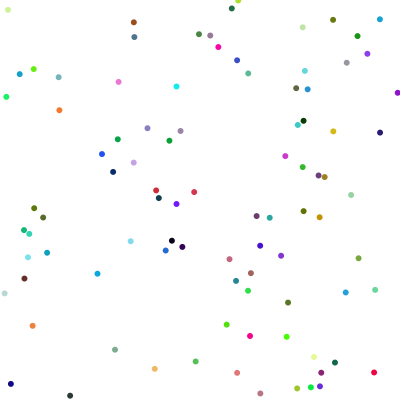
Frame 1 (no input)
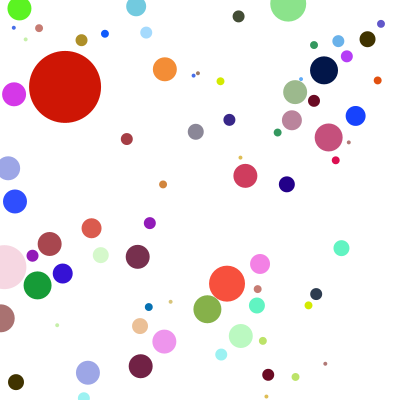
Frame 60 (the mouse pressed at the canvas centre just before this capture)
Frame 120 (the mouse held since frame 60 and released just before this capture): identical to frame 60, image omitted

The Processing sketch that drew these frames (run headless with seeded random() and noise(); from frame 60 on, the mouse is pressed at the canvas centre):

// Processing sketch: processing_170423
// ── processing_170423.pde


Ball[] allBalls = new Ball[100];
boolean isGrowing = true;

void setup() {
  size(400, 400);
  frameRate(30);
  smooth();
  noStroke();
  for (int i = 0; i < allBalls.length; i ++ ) { 
    allBalls[i] = new Ball(1);
  }
}

void draw() {
  background(255);
  for (int i = 0; i < allBalls.length; i++ ) {
    if (isGrowing == true) {
      allBalls[i].grow();
    }
  }
  //Collision Detection
  for (int j = 0; j < allBalls.length; j++ ) { // Initialize each Car using a for loop.
    for (int z = 0; z < allBalls.length; z++) {
      if (j!=z) {
        if (allBalls[j].intersect(allBalls[z])) {
          color c = color(random(255), random(255), random(255));
          allBalls[j].resetMe(c);
          allBalls[z].resetMe(c);
        }
      }
    }
  }

  for (int k = 0; k < allBalls.length; k++ ) { 
    allBalls[k].display();
  }
}
void mousePressed(){
    if(isGrowing == true){
      isGrowing = false;
    }
    else{
      isGrowing = true; 
    }
  }
class Ball {

  float r; // radius
  float x, y;
  color c = color(random(255),random(255),random(255));
  
  // Constructor
  Ball(float tempR) {
    r = tempR;
    x = random(width);
    y = random(height);
  }

  void grow() {
      r+=2;
  }

  void resetMe(color c_) { 
    c = c_;
    r = 0;
    x = random(width);
    y = random(height);
  }

  // Draw the ball
  void display() {
    noStroke();
    fill(c);
    ellipse(x, y, r*2, r*2);
  }


  boolean intersect(Ball b) {

    // Objects can be passed into functions as arguments too! 
    float distance = dist(x, y, b.x, b.y); // Calculate distance

    // Compare distance to sum of radii
    if (distance < r + b.r) {
      return true;
    } 
    else {
      return false;
    }
  }
  
}
